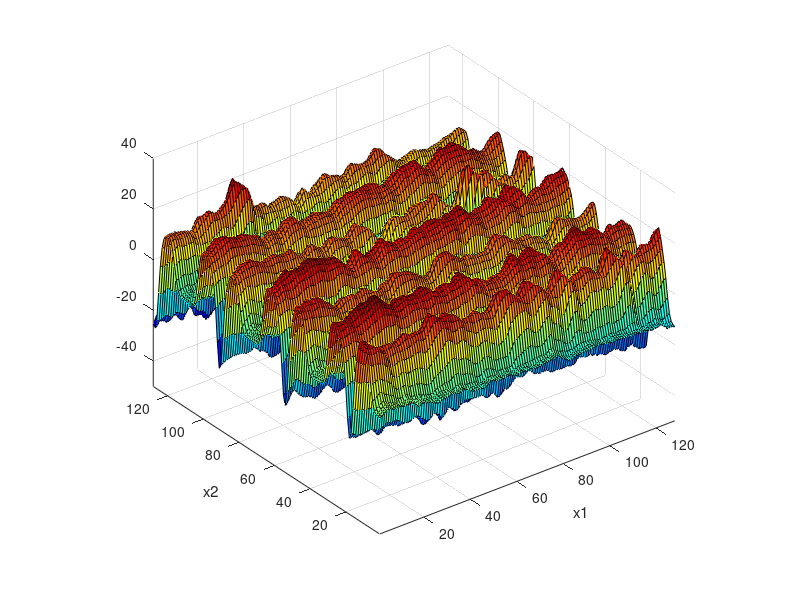
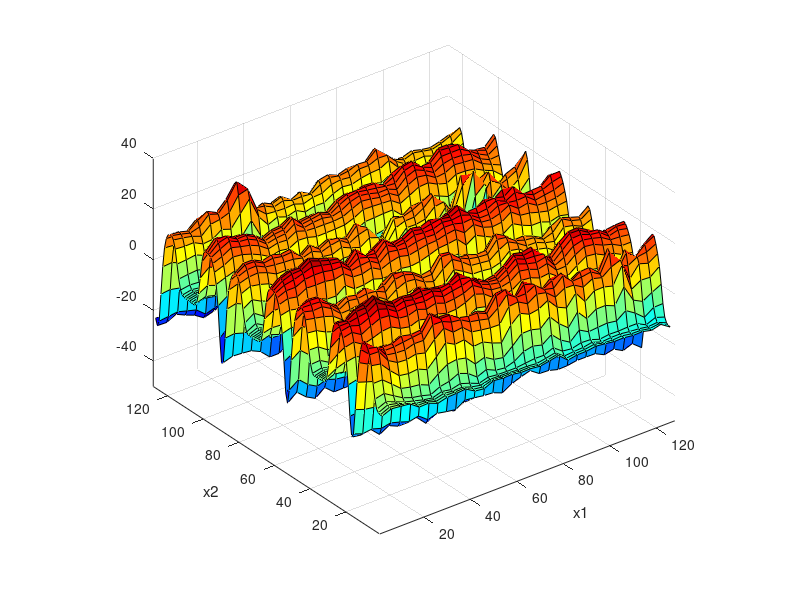
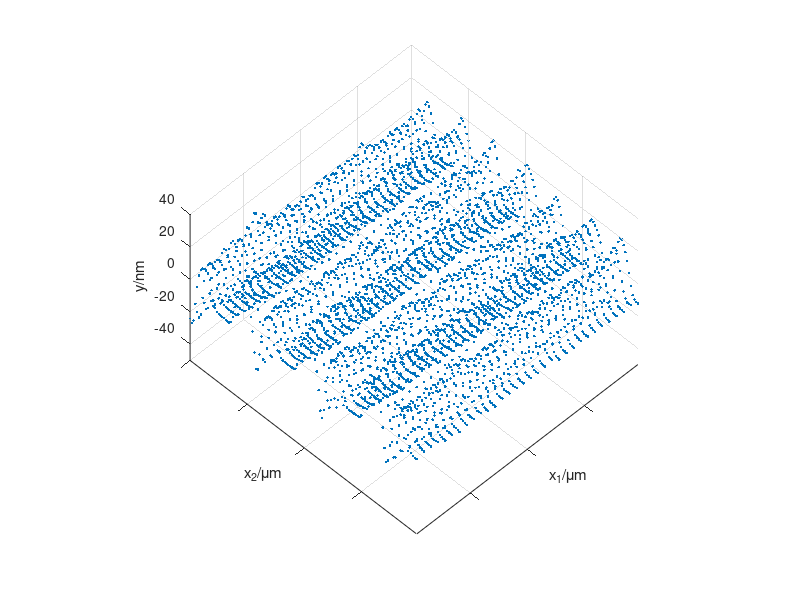

Write the MATLAB code that produced these figures, in order. (Note: this script raises an error after producing the figures.)
% isotropic/unisotropic undersampling
% combine delaunayTriangulation interpolation and GPR
% zhouweiyan 20180926
% done

clear
close all
clc
% opt='GP';
opt='DT';
load array2.mat
figure;
surf(array);colormap(jet)
% view([0 -90])
axis equal
xlim([1,128]);ylim([1,128]);zlim([-50,40]);
xlabel('x1');ylabel('x2');view(3)
%% data preparation
% train set
x1_train=2:4:128; x2_train=1:1:128;
[X1_train,X2_train]=meshgrid(x1_train,x2_train);
X_train=[X1_train(:),X2_train(:)];
y_train=array(x2_train,x1_train);
y_train=y_train(:);
figure;
surf(X1_train,X2_train,reshape(y_train,length(x2_train),length(x1_train)));
colormap(jet)
axis equal
xlim([1,128]);ylim([1,128]);zlim([-50,40]);
xlabel('x1');ylabel('x2');view(3)

% test set
x1_test=min(x1_train):max(x1_train);x2_test=min(x2_train):max(x2_train);
[X1_test,X2_test]=meshgrid(x1_test,x2_test);
X_test=[X1_test(:),X2_test(:)];
y_test_ideal=array(x2_test,x1_test);
%%
figure;
f=plot3(X1_train(:),X2_train(:),y_train(:),'.');
grid on
axis equal
xlim([min(x1_train),max(x1_train)]);ylim([min(x2_train),max(x2_train)]);zlim([-50,40]);
xlabel('x_1/\mum');ylabel('x_2/\mum');zlabel('y/nm');
% view(3)
view(-45,50)
x_label=cell(1,length(0:32:128));
for i=1:length(0:32:128)
    x_label{i}=32*(i-1)/128*2;
end
set(gca,'xtick',0:32:128);
set(gca,'xticklabel',x_label);
set(gca,'ytick',0:32:128);
set(gca,'yticklabel',x_label);
% tightfig
set_fig_units_cm(10,10)
%% GP regression/DT linear interplotation
switch opt
    case 'GP'
        meanfunc=[];hyp.mean=[];
        mask = [0,1];
        cgi = {'covSEiso'};
        cma = {'covMask',{mask,cgi{:}}}; hypma = log([1.5;15]);%log([ell;sf]);
        covfunc1={'covSum',{cma,'covSEiso'}};hyp1.cov=[hypma;log([2;3])];%relative good
        covfunc2={'covMaternard',1};hyp2.cov=log([1;1;4]);
        covfunc={'covSum',{covfunc1,covfunc2}};hyp.cov=[hyp1.cov;hyp2.cov];
        
        likfunc='likGauss';hyp.lik=log(10);    % log(sn)
        hyp=minimize(hyp,@gp,-80,@infGaussLik,meanfunc,covfunc,likfunc,X_train,y_train);
        [m,s2]=gp(hyp,@infGaussLik,meanfunc,covfunc,likfunc,X_train,y_train,X_test);
    case 'DT'
        P=X_train;
        DT=delaunayTriangulation(P);
        % triplot(DT)
        V=y_train;
        Pq=X_test;
        
        [ti,bc]=pointLocation(DT,Pq);
        triVals=V(DT(ti,:));
        Vq=dot(bc',triVals')';
        m=Vq;
end
%%
figure
surf(X1_test,X2_test,reshape(m,length(x2_test),length(x1_test)),'FaceLighting','phong')
colormap(jet)
axis equal
xlim([min(x1_train),max(x1_train)]);ylim([min(x2_train),max(x2_train)]);zlim([-50,40]);
xlabel('x_1/\mum');ylabel('x_2/\mum');zlabel('y/nm');
% view(3)
view(-45,50)
x_label=cell(1,length(0:32:128));
for i=1:length(0:32:128)
    x_label{i}=32*(i-1)/128*2;
end
set(gca,'xtick',0:32:128);
set(gca,'xticklabel',x_label);
set(gca,'ytick',0:32:128);
set(gca,'yticklabel',x_label);
ax = gca;
ax.FontSize = 14;
% tightfig
set_fig_units_cm(10,10)
%% Error analysis
range=max(array(:))-min(array(:));
% NRMSD=sqrt(sum(m-y_test_ideal(:)).^2)/range
% max(m-y_test_ideal(:))

m_a=reshape(m,length(x2_test),length(x1_test));

abs(min(y_test_ideal(:)-m_a(:)))
abs(max(y_test_ideal(:)-m_a(:)))

NRMSD=sqrt(sum((m_a(:)-y_test_ideal(:)).^2))/range;
abs(max(m_a(:)-y_test_ideal(:)))
abs(min(m_a(:)-y_test_ideal(:)))

PSNR=max(y_test_ideal(:))*sqrt(length(x1_test)*length(x2_test))/sqrt(sum((m_a(:)-y_test_ideal(:)).^2))
PSNR=20*log(PSNR)/log(10)

% sigma = sqrt(sum(s2(:))/length(s2(:)))
%%
figure
surf(y_test_ideal-m_a,'EdgeColor','none','LineStyle','none','FaceLighting','phong');   % surf(y_test_ideal_a-m_a,'FaceAlpha',0.1); 
zlim([-50,40]);
axis equal
colormap(jet)
view([-90 90])
axis tight
xlabel('x_1/\mum');ylabel('x_2/\mum');
x_label=cell(1,length(0:32:128));
y_label=cell(1,length(0:32:128));
for i=1:length(0:32:128)
    x_label{i}=32*(i-1)/128*2;
end
for i=1:length(0:32:128)
    y_label{length(0:32:128)+1-i}=32*(i-1)/128*2;
end
set(gca,'xtick',0:32:128);
set(gca,'xticklabel',x_label);
set(gca,'ytick',0:32:128);
set(gca,'yticklabel',y_label);
% set(gca, 'xtick', [], 'xticklabel', []);
% set(gca, 'ytick', [], 'yticklabel', []);
ax = gca;
ax.FontSize = 16;
% tightfig

% caxis([-10,10])
caxis([-5,5])
colorbar('eastoutside')
% set(gca,'CLim',[-10,10])